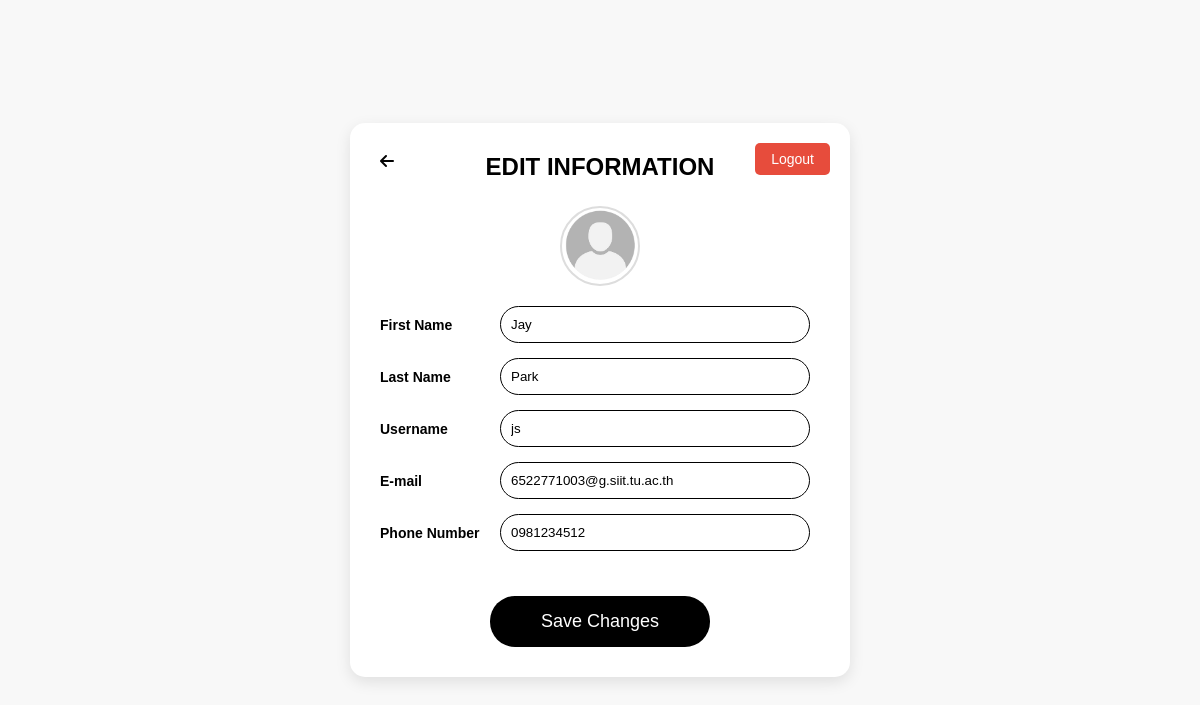
Page /profile/audience/audience_info.php (signed in) on the committed database.
### tables this page shows
CREATE TABLE `Audience` (
  `audience_id` int NOT NULL,
  `audience_fname` varchar(50) DEFAULT NULL,
  `audience_lname` varchar(50) DEFAULT NULL,
  `audience_email` varchar(100) DEFAULT NULL,
  `audience_phone_no` varchar(15) DEFAULT NULL,
  `audience_username` varchar(50) NOT NULL,
  `audience_password` varchar(255) DEFAULT NULL
);

### profile/audience/audience_info.php (the view, shortened to what this page needs)
<?php
include '../../connect.php';
$username = $_SESSION['username'];
$firstname = "";
$lastname = "";
$email = "";
$phone = "";
$profilePicture = "userpic.png";
$sql = "SELECT audience_fname, audience_lname, audience_username, audience_email, audience_phone_no FROM Audience WHERE audience_username = :username";
$stmt = $pdo->prepare($sql);
$stmt->execute(['username' => $username]);
$user = $stmt->fetch(PDO::FETCH_ASSOC);
if ($user) {
    $firstname = $user['audience_fname'];
    $lastname = $user['audience_lname'];
    $username = $user['audience_username'];
    $email = $user['audience_email'];
    $phone = $user['audience_phone_no'];
}
?>
<!DOCTYPE html>
<html lang="en">
<head>
    <link rel="stylesheet" href="audience_info.css">
    <link rel="stylesheet" href="https://cdnjs.cloudflare.com/ajax/libs/font-awesome/6.0.0-beta3/css/all.min.css">
</head>
<body>
    <div class="edit-container">
        <a href="../../index/index.php" class="au-go-back-button">
            <i class="fas fa-arrow-left"></i>
        </a>
        <div class="au-logout-container">
            <form action="../../login/logout.php" method="POST">
                <button type="submit" class="au-logout-button">Logout</button>
            </form>
        </div>
        <h1>Edit Information</h1>
        <div class="user-info-section">
            <div class="profile-section">
                <div class="profile-image" style="background-image: url('<?php echo $profilePicture; ?>');"></div>
            </div>
            <form action="audience_info.php" method="POST" enctype="multipart/form-data">
                <div class="form-group">
                    <label for="firstname">First Name</label>
                    <input type="text" id="firstname" name="firstname" value="<?php echo htmlspecialchars($firstname); ?>" required>
                </div>
                <div class="form-group">
                    <label for="lastname">Last Name</label>
                    <input type="text" id="lastname" name="lastname" value="<?php echo htmlspecialchars($lastname); ?>" required>
                </div>
                <div class="form-group">
                    <label for="username">Username</label>
                    <input type="text" id="username" name="username" value="<?php echo htmlspecialchars($username); ?>" required>
                </div>
                <div class="form-group">
                    <label for="email">E-mail</label>
                    <input type="email" id="email" name="email" value="<?php echo htmlspecialchars($email ?? ''); ?>" required>
                </div>
                <div class="form-group">
                    <label for="phone">Phone Number</label>
                    <input type="tel" id="phone" name="phone" value="<?php echo htmlspecialchars($phone ?? ''); ?>" required>
                </div>
                <button type="submit" class="save-button">Save Changes</button>
            </form>
        </div>
    </div>
</body>
</html>

### profile/audience/audience_info.css (style rules this page uses)
* { margin: 0; padding: 0; box-sizing: border-box; font-family: Arial, sans-serif; }
body { display: flex; justify-content: center; align-items: center; height: 100vh; background-color: #f8f8f8; }
.edit-container { width: 90%; max-width: 500px; background-color: #fff; padding: 30px; border-radius: 15px; box-shadow: 0px 5px 15px rgba(0, 0, 0, 0.1); text-align: center; position: relative; }
h1 { font-size: 24px; font-weight: bold; margin-bottom: 25px; text-transform: uppercase; }
.profile-section { display: flex; flex-direction: column; align-items: center; margin-bottom: 20px; }
.profile-image { width: 80px; height: 80px; background-size: cover; background-position: center; border-radius: 50%; border: 2px solid #ddd; }
form { display: flex; flex-direction: column; align-items: center; }
.form-group { display: flex; align-items: center; width: 100%; margin-bottom: 15px; }
label { font-size: 14px; font-weight: bold; width: 120px; text-align: left; }
input[type="text"], input[type="email"], input[type="tel"] { padding: 10px; border: 1px solid #000; border-radius: 25px; outline: none; flex-grow: 1; margin-right: 10px; }
.save-button { display: inline-block; padding: 15px 40px; font-size: 18px; background-color: #000; color: #fff !important; border: none; border-radius: 25px; cursor: pointer; margin-top: 30px; width: 50%; text-align: center; text-decoration: none !important; }
.au-logout-container { position: absolute; top: 20px; right: 20px; }
.au-logout-button { padding: 8px 16px; font-size: 14px; background-color: #e74c3c; color: #fff; border: none; border-radius: 5px; cursor: pointer; text-decoration: none; }
.au-go-back-button { position: absolute; top: 20px; left: 20px; display: inline-flex; align-items: center; padding: 10px; background-color: transparent; color: rgb(1, 1, 1); font-weight: bold; text-decoration: none; border-radius: 5px; transition: background-color 0.3s, transform 0.2s ease; cursor: pointer; z-index: 2; }
.au-go-back-button i, .au-go-back-button svg { margin-right: 8px; }

### rows in the picture
audience: firstname "Jay", lastname "Park", username "js", email "6522771003@g.siit.tu.ac.th", phone "0981234512"
